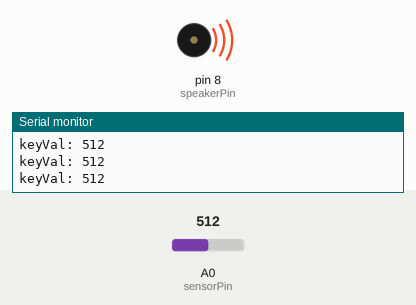
Recording of a sketch running on a simulated Arduino Uno, built with avr-gcc and run on an emulated ATmega328P. Shown: buzzer (waves = sounding), the last lines printed to the serial monitor. Inputs (shaded band) come from the test bench; at power-on: A0 (sensorPin) = 512.

Above: at 1.2 s.
1.3 s: A0 (sensorPin) set to 491
At 1.8 s:
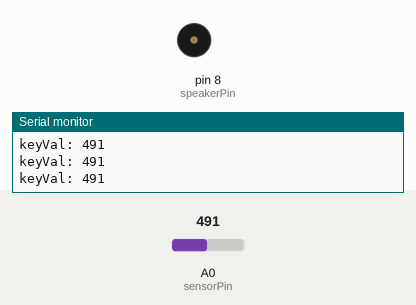
2.8 s: A0 (sensorPin) set to 511
At 4.1 s:
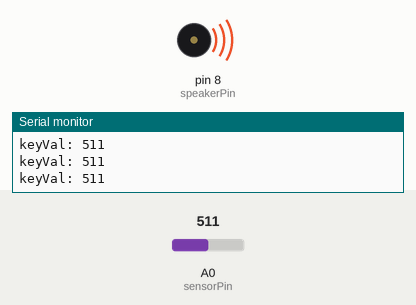
5.8 s: A0 (sensorPin) set to 495
At 6.5 s:
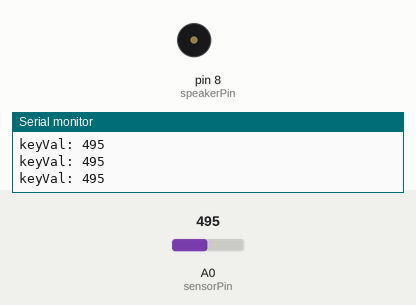
Timing chart, 0 to 8.8 s (numbered marks = the images above; inputs shaded):
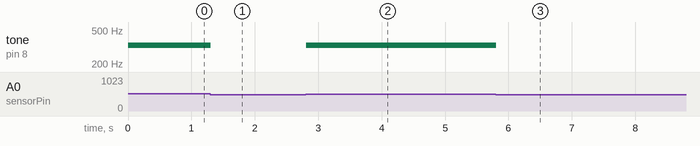

The sketch:

Project_7_keyboard.ino
```cpp
const int sensorPin = A0;
const int speakerPin = 8;

// array of button
int buttons[6];

// middle C, D, E, F
int notes[] = {262, 294, 330, 349};

void setup()
{
    // give the first element of the array value 2
    buttons[0] = 2;

    Serial.begin(9600);

    Serial.println("setup begin");

    Serial.println("--------------------------------");

    pinMode(speakerPin, OUTPUT);
}

void loop()
{
    int keyVal = analogRead(sensorPin);
    Serial.print("keyVal: "); Serial.println(keyVal);

    if(keyVal == 1023)
    {
        tone(speakerPin, notes[0]);
    }
    else if(keyVal >= 990 && keyVal <= 1010)
    {
        tone(speakerPin, notes[1]);
    }
    else if(keyVal >= 505 && keyVal <= 515)
    {
        tone(speakerPin, notes[2]);
    }
    else if(keyVal >= 5 && keyVal <= 10)
    {
        tone(speakerPin, notes[3]);
    }
    else
    {
        noTone(speakerPin);
    }

    // delay to give time for the speaker to play sound
    delay(10);
}
```

Measured:
- the behaviour switches between 505 and 504 on A0 (sensorPin) (found by bisection; images 0 and 1)
- after the input at 1.3 s, tone on pin 8 (speakerPin): 330 Hz → silent at once
- after the input at 2.8 s, tone on pin 8 (speakerPin): silent → 330 Hz at once
- after the input at 5.8 s, tone on pin 8 (speakerPin): 330 Hz → silent at once
